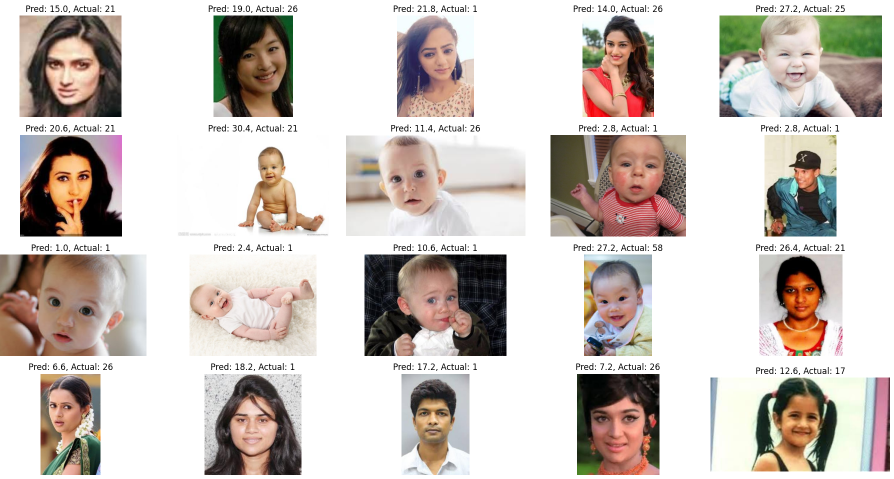
#> input picture Hatali_Etiket_Ornegi.png, 1787 x 957 px (shown at 1/2 size); its folder holds only this picture in this run
$ python -i Yontem2.2.py   (imports and definitions only)
#> lines starting #> are read from the running program, lines starting #| are printed output that depends on the picture
import cv2
import numpy as np
import os
from skimage.feature import hog
from sklearn.model_selection import train_test_split
from sklearn.neural_network import MLPClassifier
from sklearn.metrics import confusion_matrix, classification_report, accuracy_score, mean_absolute_error, mean_squared_error
import matplotlib.pyplot as plt
import joblib

folder_paths = [
    '/home/sevvalizmirli/Desktop/Computer Vision/Dataset/UTKFace_part4/'
]

def preprocess_and_extract_features(image_path):
#> called with image_path = 'Hatali_Etiket_Ornegi.png'
    image = cv2.imread(image_path, cv2.IMREAD_GRAYSCALE)
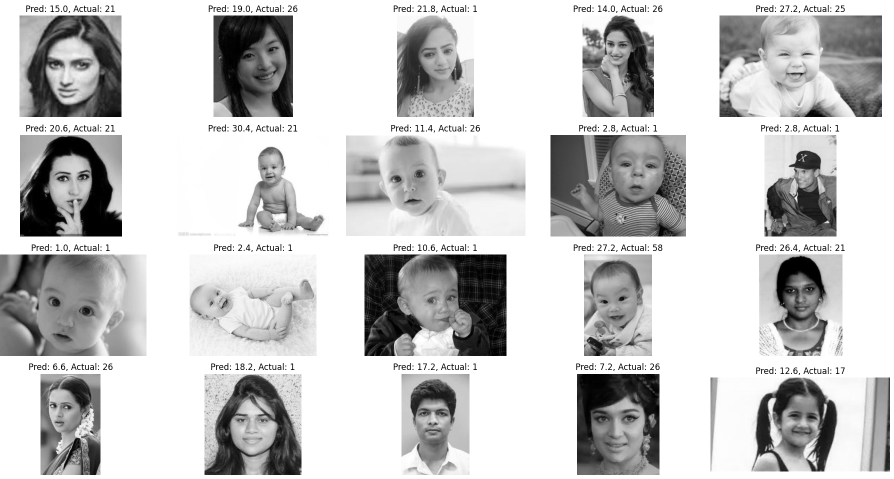
#> image: shape (957, 1787) (shown at 1/2 size); min 0, max 255, mean 198.5
    if image is None:
        return None
    image = cv2.resize(image, (128, 128))
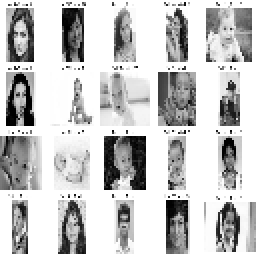
#> image: shape (128, 128) (shown 2 times larger); min 0, max 255, mean 199.7
    image = cv2.medianBlur(image, 5)
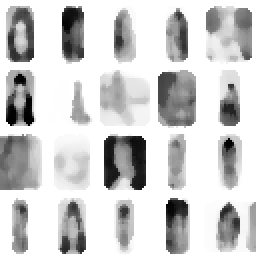
#> image: shape (128, 128) (shown 2 times larger); min 0, max 255, mean 206.6
    image = cv2.equalizeHist(image)
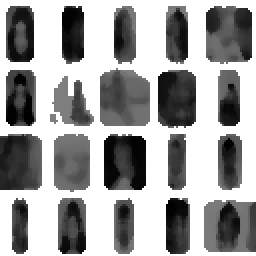
#> image: shape (128, 128) (shown 2 times larger); min 0, max 255, mean 160.2
    fd, _ = hog(image, orientations=8, pixels_per_cell=(16, 16),
                cells_per_block=(1, 1), visualize=True, feature_vector=True)
#> fd = 512 values, max 0.679 at index 456, min 0 at index 10, mean 0.303
    return fd

feature_vectors, age_labels, image_paths = [], [], []

# [10 lines not run here, left out]

# [3 lines that did not run here, left out]

model = MLPClassifier(hidden_layer_sizes=(100,), max_iter=500, verbose=True)
# [1 line not run here, left out]

# [1 line that did not run here, left out]

# [1 line that did not run here, left out]
# [1 line that did not run here, left out]
# [1 line that did not run here, left out]
# [3 lines not run here, left out]

# [1 line that did not run here, left out]
# [2 lines not run here, left out]

# [1 line that did not run here, left out]
# [1 line that did not run here, left out]
# [1 line that did not run here, left out]

def show_image(image_path, title):
    img = cv2.imread(image_path)
    img = cv2.cvtColor(img, cv2.COLOR_BGR2RGB)
    plt.figure(figsize=(5, 5))
    plt.imshow(img)
    plt.title(title)
    plt.axis('off')
    plt.show()

# [2 lines not run here, left out]

>>> result = preprocess_and_extract_features('Hatali_Etiket_Ornegi.png')
#> result has the same summary as fd in preprocess_and_extract_features
